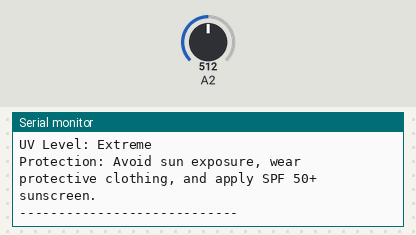
The sketch below on a simulated Arduino Uno, built with avr-gcc and run on an emulated ATmega328P. On the bench: the last lines printed to the serial monitor. The inputs (shaded band) are chosen by the test bench; at power-on: A2 = 512.

Above: at 1.9 s.
2.0 s: A2 set to 306
At 2.7 s:
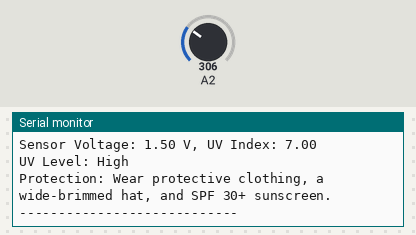
3.7 s: A2 set to 122
At 5.3 s:
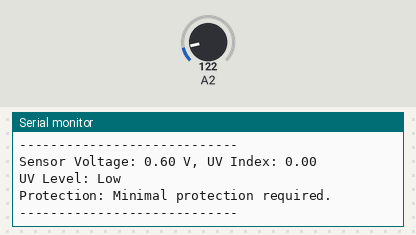
Timing chart, 0 to 6.8 s (numbered marks = the images above; inputs shaded):
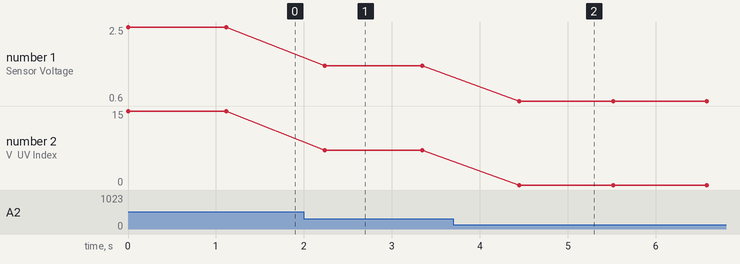

Measured:
- after the input at 2.0 s, the serial monitor: prints a new line after 0.24 s (image 1)
- after the input at 3.7 s, the serial monitor: prints a new line after 0.75 s (image 2)
- plotted number 1: 2.5 → 1.5 after the input at 2.0 s, 1.5 → 0.6 after the input at 3.7 s
- plotted number 2: 15 → 7 after the input at 2.0 s, 7 → 0 after the input at 3.7 s

The sketch:

uvsensor_check.ino
```cpp
void setup() {
  Serial.begin(9600);
}

void loop() {
  int sensorValue = analogRead(A2); // Read the analog value from pin A0
  float sensorVoltage = sensorValue * (5.0 / 1023.0); // Convert to voltage

  // Convert sensor voltage to UV index
  float uvIndex = map(sensorVoltage, 0.99, 2.8, 0.0, 15.0);

  // Ensure UV index is within a realistic range
  if (uvIndex < 0) uvIndex = 0;
  if (uvIndex > 15) uvIndex = 15;

  // Display the results
  Serial.print("Sensor Voltage: ");
  Serial.print(sensorVoltage);
  Serial.print(" V, UV Index: ");
  Serial.println(uvIndex);

  // Provide protection recommendations based on UV index
  if (uvIndex < 3) {
    Serial.println("UV Level: Low");
    Serial.println("Protection: Minimal protection required.");
  } else if (uvIndex < 6) {
    Serial.println("UV Level: Moderate");
    Serial.println("Protection: Wear sunglasses and use SPF 30+ sunscreen.");
  } else if (uvIndex < 8) {
    Serial.println("UV Level: High");
    Serial.println("Protection: Wear protective clothing, a wide-brimmed hat, and SPF 30+ sunscreen.");
  } else if (uvIndex < 11) {
    Serial.println("UV Level: Very High");
    Serial.println("Protection: Apply SPF 30+ sunscreen every 2 hours, seek shade, and avoid sun exposure during midday hours.");
  } else {
    Serial.println("UV Level: Extreme");
    Serial.println("Protection: Avoid sun exposure, wear protective clothing, and apply SPF 50+ sunscreen.");
  }

  Serial.println("----------------------------");
  delay(1000); // Wait for 1 second before the next reading
}
```
